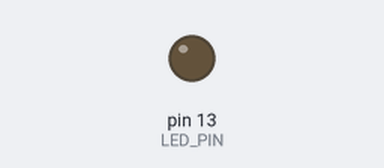
A sketch run on a simulated Arduino Uno, built with avr-gcc and run on an emulated ATmega328P. Shown: output pins drawn as LEDs (lit = HIGH). What the sketch prints to the serial monitor is not drawn.

Above: at 0.05 s.
At 5.1 s:
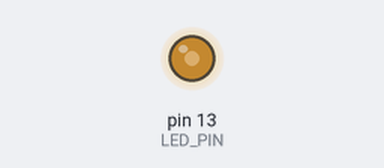
Timing chart, 0 to 6.7 s (numbered marks = the images above):
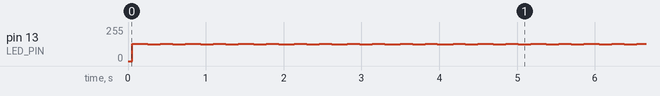

The sketch:

interrupt.ino
```cpp
#define LED_PIN 13
volatile unsigned long interruptCounter = 0;
volatile unsigned long previousMillis = 0;
volatile unsigned long elapsedTime = 0;

// This function initiates timer 1 and its interrupts
inline void init_timer1() {
    TCCR1A = 0; //Init Timer1A
    TCCR1B = 0; //Init TImer1B
    TCCR1B |= B00000001;  // Prescaler = 1
    OCR1A = 64000; //Set output compare value = 16MHz*4ms
    TIMSK1 |= B00000010;  // Enable Timer Compare Interrupt
}

// Timer 1 compare interrupt service routine
ISR(TIMER1_COMPA_vect) {

  digitalWrite(LED_PIN, digitalRead(LED_PIN) ^ 1);
  interruptCounter++; // Increment the interrupt counter
  unsigned long currentMillis = millis();
  elapsedTime += currentMillis - previousMillis; // Calculate elapsed time
  previousMillis = currentMillis;

}

void setup() {
    pinMode(LED_PIN, OUTPUT);

    // First disable all interrupts
    noInterrupts();

    // Setup timer 1
    init_timer1();

    // Enable all interrupts
    interrupts();
    Serial.begin(9600);
}

void loop() {
    if (millis() - previousMillis >= 1000) { // Print every 1 second
      previousMillis = millis();
      Serial.print("Average time between interrupts: ");
      Serial.print(elapsedTime / interruptCounter);
      Serial.println(" milliseconds");
      interruptCounter = 0;
      elapsedTime = 0;
  }
}
```

Measured:
- by itself, pin 13 (LED_PIN): moves between 124/255 and 131/255, repeating every 5.1 s
